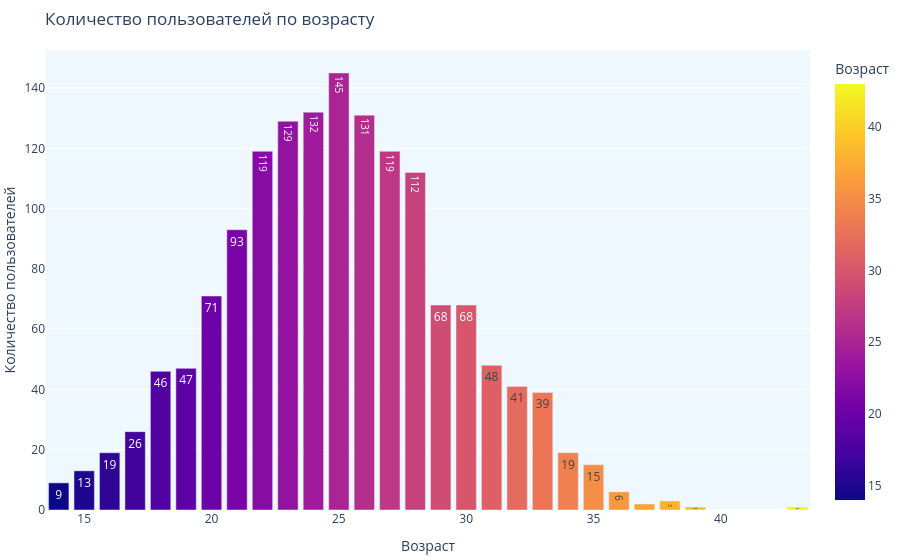

Notebook source saved alongside this figure:
### Markdown cell above
<font color='DarkBlue'><b>Комментарий ревьюера</b></font><br>
<font color='DarkMagenta'>👉 Правильно было бы посмотреть сводную статистику  методом `describe()`.</font>

### Code cell
filtered_users = (users[users['age'] >= 14] 
                  .groupby('age')['user_id']
                  .count()
                  .reset_index()
                  .rename(columns={
                      'age': 'Возраст', 
                      'user_id': 'Пользователей'})
                  .sort_values(by='Возраст'))

fig = px.bar(filtered_users,
             x='Возраст', 
             y='Пользователей',    
             color='Возраст',
             text='Пользователей',
             title='Количество пользователей по возрасту')

fig.update_traces(texttemplate='%{text}', textposition='inside')
fig.update_layout(yaxis_title='Количество пользователей',
                  xaxis_title='Возраст',
                  plot_bgcolor='AliceBlue',
                  margin={"r": 0, "t": 50, "l": 0, "b": 50})

fig.show()

### Figure 1 — Plotly figure (JSON) as saved in the notebook; plotly's stock layout.template omitted (floating-point values rounded to 4 significant figures)
{"data": [{"alignmentgroup": "True", "hovertemplate": "Возраст=%{marker.color}<br>Пользователей=%{text}<extra></extra>", "legendgroup": "", "marker": {"color": [14, 15, 16, 17, 18, 19, 20, 21, 22, 23, 24, 25, 26, 27, 28, 29, 30, 31, 32, 33, 34, 35, 36, 37, 38, 39, 43], "coloraxis": "coloraxis", "pattern": {"shape": ""}}, "name": "", "offsetgroup": "", "orientation": "v", "showlegend": false, "text": [9, 13, 19, 26, 46, 47, 71, 93, 119, 129, 132, 145, 131, 119, 112, 68, 68, 48, 41, 39, 19, 15, 6, 2, 3, 1, 1], "textposition": "inside", "texttemplate": "%{text}", "type": "bar", "x": [14, 15, 16, 17, 18, 19, 20, 21, 22, 23, 24, 25, 26, 27, 28, 29, 30, 31, 32, 33, 34, 35, 36, 37, 38, 39, 43], "xaxis": "x", "y": [9, 13, 19, 26, 46, 47, 71, 93, 119, 129, 132, 145, 131, 119, 112, 68, 68, 48, 41, 39, 19, 15, 6, 2, 3, 1, 1], "yaxis": "y"}], "layout": {"barmode": "relative", "coloraxis": {"colorbar": {"title": {"text": "Возраст"}}, "colorscale": [[0, "#0d0887"], [0.1111, "#46039f"], [0.2222, "#7201a8"], [0.3333, "#9c179e"], [0.4444, "#bd3786"], [0.5556, "#d8576b"], [0.6667, "#ed7953"], [0.7778, "#fb9f3a"], [0.8889, "#fdca26"], [1, "#f0f921"]]}, "legend": {"tracegroupgap": 0}, "margin": {"b": 50, "l": 0, "r": 0, "t": 50}, "plot_bgcolor": "AliceBlue", "title": {"text": "Количество пользователей по возрасту"}, "xaxis": {"anchor": "y", "domain": [0, 1], "title": {"text": "Возраст"}}, "yaxis": {"anchor": "x", "domain": [0, 1], "title": {"text": "Количество пользователей"}}}}
